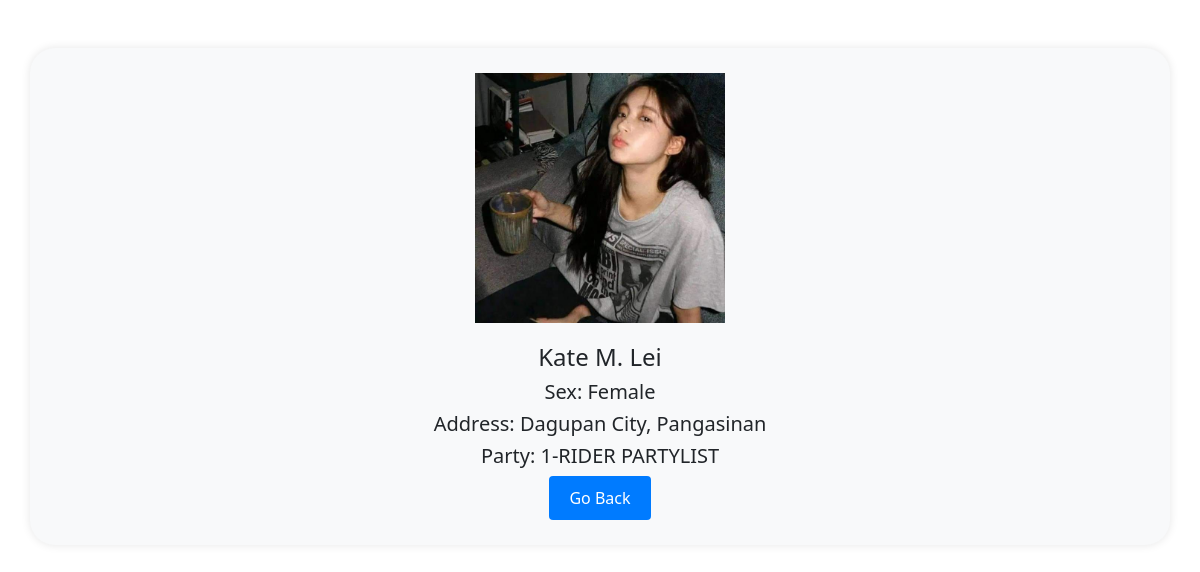
Page /read.php?id=12 on the committed database.
### tables this page shows
CREATE TABLE `candidates` (
  `idno` int(11) NOT NULL,
  `firstname` varchar(55) NOT NULL,
  `lastname` varchar(55) NOT NULL,
  `mi` varchar(55) NOT NULL,
  `sex` varchar(55) NOT NULL,
  `address` varchar(255) NOT NULL,
  `party` varchar(55) NOT NULL,
  `picture` varchar(255) NOT NULL
);

### read.php (the view, shortened to what this page needs)
<!DOCTYPE html>
<html lang="en">
<head>
    <link rel="stylesheet" href="https://cdn.datatables.net/1.13.6/css/jquery.dataTables.css" />
    <link href="https://cdn.jsdelivr.net/npm/bootstrap@5.0.2/dist/css/bootstrap.min.css" rel="stylesheet">
</head>
<body>
    <div class="container mt-5">
    <?php
    require("config.php");
        if(isset($_GET['id'])){
            $idno = $_GET['id'];
            $query = "SELECT * FROM candidates WHERE idno = $idno";
            $result = $connect->query($query);
            if ($result->num_rows > 0) {
                $row = $result->fetch_assoc();
                echo "<div class='image-cen'>";
                echo '<img src="' . $row['picture'] . '" width="250" height="250" alt="Candidate Picture">';
                echo "</div>";
                echo "<h4>" . $row['firstname'] . " " . $row['mi'] . " " . $row['lastname'] . "</h4>";
                echo "<h5>Sex: " . $row['sex'] . "</h5>";
                echo "<h5>Address: " . $row['address'] . "</h5>";
                echo "<h5>Party: " . $row['party'] . "</h5>";
                echo '<button class="btn btn-back"><a href="index.php">Go Back</a></button>';
            } else {
                echo "No candidate found with that ID.";
            }
        }
    ?>
    </div>
</body>
</html>

### read.php (style rules this page uses)
.container { text-align: center; background-color: #f8f9fa; padding: 25px; border-radius: 25px; box-shadow: 0 0 10px rgba(0, 0, 0, 0.1); }
.image-cen { margin-bottom: 20px; }
.btn-back { background-color: #007BFF; color: white; border: none; padding: 10px 20px; }
.btn-back a { text-decoration: none; color: white; }

### rows in the picture
candidates: picture (picture), firstname "Kate", mi "M.", lastname "Lei", sex "Female", address "Dagupan City, Pangasinan", party "1-RIDER PARTYLIST"
